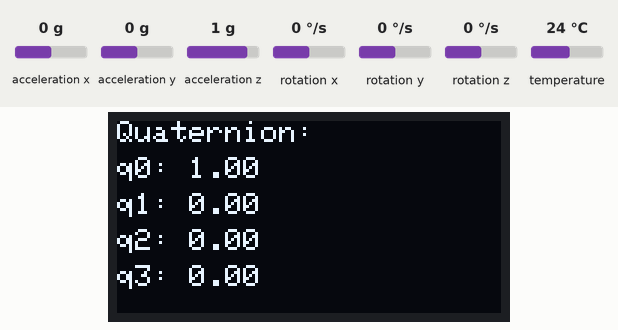
Bench run of a sketch on a simulated ESP32. Parts: 128×64 one-colour display. Inputs (shaded band) come from the test bench; at power-on: acceleration x 0 g, acceleration y 0 g, acceleration z 1 g, rotation x 0 °/s, rotation y 0 °/s, rotation z 0 °/s, temperature 24 °C. The display library's start-up logo is not drawn; what the sketch prints to the serial monitor is not drawn.

Above: at 4.2 s.
4.3 s: acceleration x set to -1.4 g
At 4.82 s:
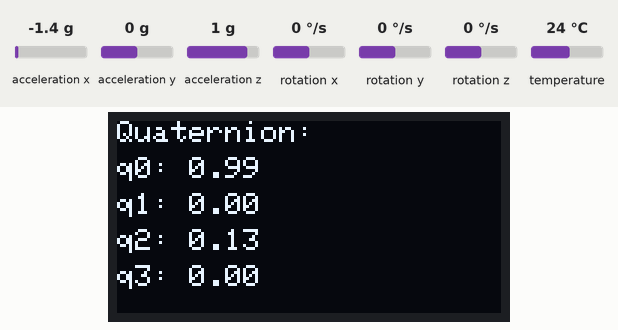
5.8 s: acceleration x set to -0.8 g
At 8.5 s:
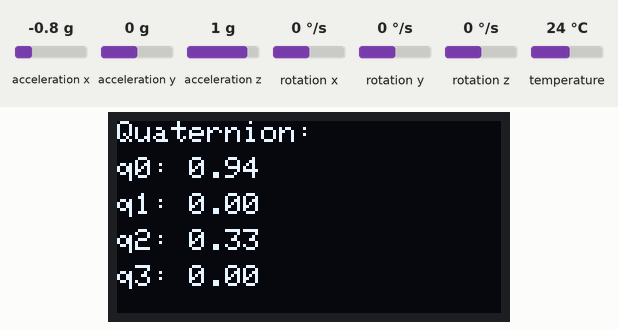
8.8 s: acceleration y set to -1.4 g
At 9.48 s:
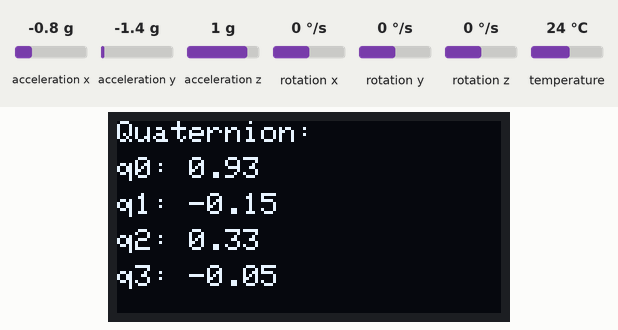
10.3 s: acceleration y set to -0.8 g
At 10.88 s:
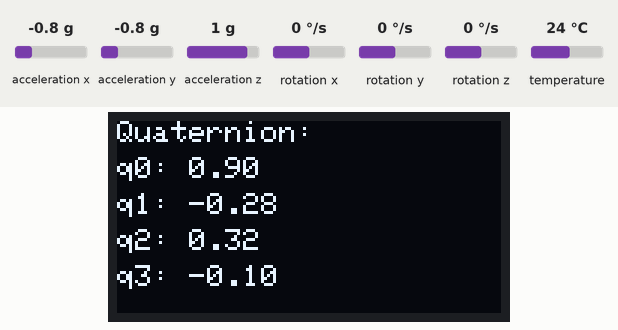
12.1 s: acceleration z set to 0.8 g
At 13.2 s:
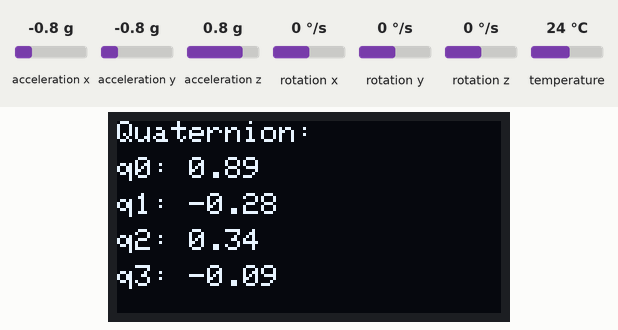
14.0 s: rotation x set to -192 °/s
At 14.21 s:
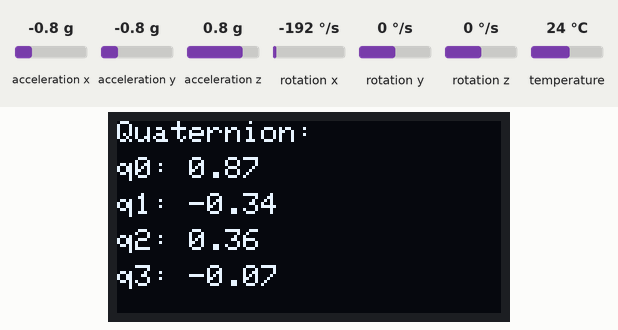
Timing chart, 0 to 16.5 s (numbered marks = the images above; inputs shaded):
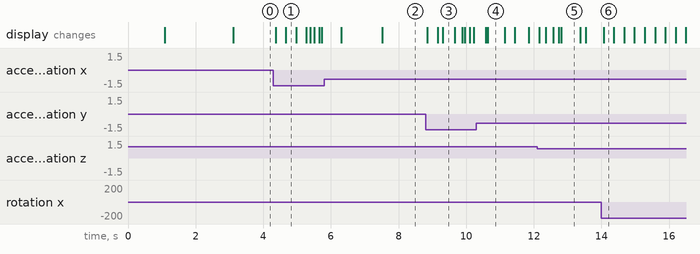

The sketch:

esp32_mpu6050_complementary.ino
```cpp
#include <Adafruit_MPU6050.h>
#include <Adafruit_SSD1306.h>
#include <Adafruit_Sensor.h>
#include <Wire.h>
#include <math.h>

Adafruit_MPU6050 mpu;
Adafruit_SSD1306 display = Adafruit_SSD1306(128, 64, &Wire);

// Mahony filter variables
float Kp = 2.0 * 0.5; // Proportional gain
float Ki = 0.0;     // Integral gain (set to 0 for now, can be tuned)
float q0 = 1.0, q1 = 0.0, q2 = 0.0, q3 = 0.0; // Quaternion elements representing the estimated orientation
float exInt = 0.0, eyInt = 0.0, ezInt = 0.0; // Scaled integral error

unsigned long lastTime = 0;

void setup() {
  Serial.begin(115200);
  if (!mpu.begin()) {
    Serial.println("Sensor init failed");
    while (1) yield();
  }
  if (!display.begin(SSD1306_SWITCHCAPVCC, 0x3C)) {
    Serial.println(F("SSD1306 allocation failed"));
    for (;;);
  }
  display.display();
  delay(1000);
  display.clearDisplay();
  display.setTextColor(WHITE);
  lcdOpening("MPU6050");
  lastTime = millis();
}

void loop() {
  sensors_event_t a, g, temp;
  mpu.getEvent(&a, &g, &temp);

  float ax = a.acceleration.x;
  float ay = a.acceleration.y;
  float az = a.acceleration.z;
  float gx = g.gyro.x * 180.0 / PI; // deg/s
  float gy = g.gyro.y * 180.0 / PI; // deg/s
  float gz = g.gyro.z * 180.0 / PI; // deg/s - Deklarasi gz di sini

  // Accelerometer angle
  float accPitch = atan2(ax, sqrt(ay * ay + az * az)) * 180.0 / PI;
  float accRoll  = atan2(ay, sqrt(ax * ax + az * az)) * 180.0 / PI;

  // Delta time
  unsigned long now = millis();
  float dt = (now - lastTime) / 1000.0;
  lastTime = now;

  // Convert gyroscope to radians/s
  gx *= PI / 180.0;
  gy *= PI / 180.0;
  gz *= PI / 180.0; // Yaw gyro in rad/s

  // Mahony filter update
  MahonyAHRSupdate(gx, gy, gz, ax, ay, az, dt);

  // Kirim quaternion ke serial
  Serial.printf("%.4f,%.4f,%.4f,%.4f\n", q0, q1, q2, q3);

  // OLED (opsional, bisa dihapus jika tidak digunakan)
  // Untuk menampilkan di OLED, kita bisa konversi quaternion ke Euler angles di sini
  // atau menampilkan nilai quaternion mentah. Untuk saat ini, saya akan menampilkan
  // nilai quaternion mentah.
  display.clearDisplay();
  display.setTextSize(1);
  display.setCursor(0,0);
  display.println("Quaternion:");
  display.setCursor(0,12);
  display.printf("q0: %.2f", q0);
  display.setCursor(0,24);
  display.printf("q1: %.2f", q1);
  display.setCursor(0,36);
  display.printf("q2: %.2f", q2);
  display.setCursor(0,48);
  display.printf("q3: %.2f", q3);
  display.display();
  delay(10);
}

void lcdOpening(const char *teks){
  display.clearDisplay();
  display.setTextSize(1);
  display.setCursor(0,10);
  display.print("Test Sensor");
  display.setTextSize(2);
  display.setCursor(0,30);
  display.print(teks);
  display.display();
  delay(2000);
}

// Mahony AHRS algorithm
void MahonyAHRSupdate(float Gx, float Gy, float Gz, float Ax, float Ay, float Az, float dt) {
  float recipNorm;
  float vx, vy, vz;
  float ex, ey, ez;

  // Compute feedback only if accelerometer measurement valid (avoids NaN in accelerometer normalisation)
  if(!((Ax == 0.0f) && (Ay == 0.0f) && (Az == 0.0f))) {
    // Normalise accelerometer measurement
    recipNorm = 1.0f / sqrt(Ax * Ax + Ay * Ay + Az * Az);
    Ax *= recipNorm;
    Ay *= recipNorm;
    Az *= recipNorm;

    // Estimated direction of gravity and flux (v and w)
    vx = 2*(q1*q3 - q0*q2);
    vy = 2*(q0*q1 + q2*q3);
    vz = q0*q0 - q1*q1 - q2*q2 + q3*q3;

    // Error is sum of cross product between estimated and measured direction of gravity
    ex = (Ay * vz - Az * vy);
    ey = (Az * vx - Ax * vz);
    ez = (Ax * vy - Ay * vx);

    // Integrate error proportional to Ki (integral gain)
    if(Ki > 0.0f) {
      exInt += ex * dt; // Accumulate integral error
      eyInt += ey * dt;
      ezInt += ez * dt;
    } else {
      exInt = 0.0f; // Prevent integral bias if Ki is zero
      eyInt = 0.0f;
      ezInt = 0.0f;
    }

    // Apply proportional and integral feedback
    Gx += Kp * ex + Ki * exInt;
    Gy += Kp * ey + Ki * eyInt;
    Gz += Kp * ez + Ki * ezInt;
  }

  // Integrate rate of change of quaternion
  Gx *= (0.5f * dt); // pre-multiply common factors
  Gy *= (0.5f * dt);
  Gz *= (0.5f * dt);
  q0 += (-q1 * Gx - q2 * Gy - q3 * Gz);
  q1 += (q0 * Gx + q2 * Gz - q3 * Gy);
  q2 += (q0 * Gy - q1 * Gz + q3 * Gx);
  q3 += (q0 * Gz + q1 * Gy - q2 * Gx);

  // Normalise quaternion
  recipNorm = 1.0f / sqrt(q0 * q0 + q1 * q1 + q2 * q2 + q3 * q3);
  q0 *= recipNorm;
  q1 *= recipNorm;
  q2 *= recipNorm;
  q3 *= recipNorm;
}
```

Measured:
- after the input at 4.3 s, the display: first changes after 0.06 s (image 1 shows a later state)
- after the input at 8.8 s, the display: first changes after 0.05 s (image 3 shows a later state)
- after the input at 12.1 s, the display: first changes after 0.06 s (image 5 shows a later state)
- what the display in image 4 shows lasts 0.5 s, from 10.6 s to 11.1 s
- what the display in image 5 shows lasts 0.6 s, from 12.8 s to 13.4 s
